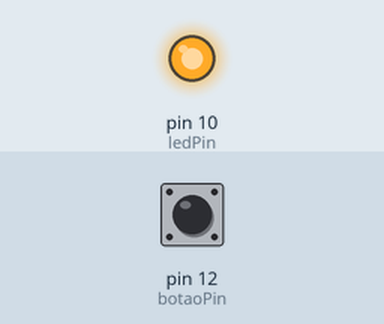
Recording of a sketch running on a simulated Arduino Uno, built with avr-gcc and run on an emulated ATmega328P. On the bench: output pins drawn as LEDs (lit = HIGH). The test bench sets the inputs (shaded band); at power-on: pin 12 (botaoPin) LOW.

Above: at 1.2 s.
1.3 s: pin 12 (botaoPin) pulled HIGH for 0.15 s
At 1.37 s:
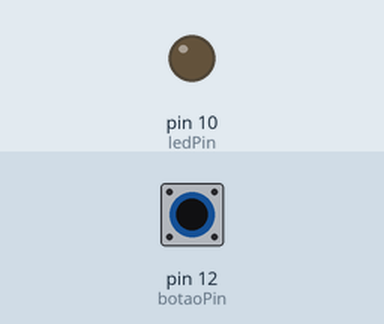
2.9 s: pin 12 (botaoPin) pulled HIGH for 3.2 s
At 7.3 s:
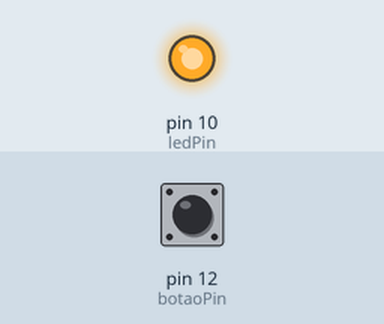
Timing chart, 0 to 8.8 s (numbered marks = the images above; inputs shaded):
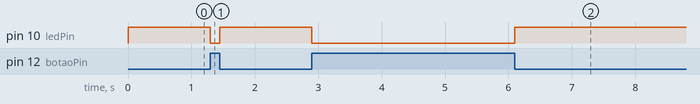

The sketch:

Botao.ino
```cpp
int ledPin = 10; // LED conectado ao pino digital 10
int botaoPin = 12; // botão conectado ao pino digital 12
int val = 0; // variável para guardar o valor lido da chave
void setup() {
pinMode(ledPin, OUTPUT); // configura o pino digital 10 como saída
pinMode(botaoPin, INPUT); // configura o pino digital 12 como entrada
}
void loop() {
val = digitalRead(botaoPin);// lê o pino de entrada onde está ligada a chave
if (val == HIGH) {
digitalWrite(ledPin, LOW); //Desliga LED
} else {
digitalWrite(ledPin, HIGH);//Liga LED
}
}
```

Measured:
- after the input at 1.3 s, pin 10 (ledPin): HIGH → LOW at once, → HIGH 0.15 s later
- after the input at 2.9 s, pin 10 (ledPin): HIGH → LOW at once, → HIGH 3.2 s later
